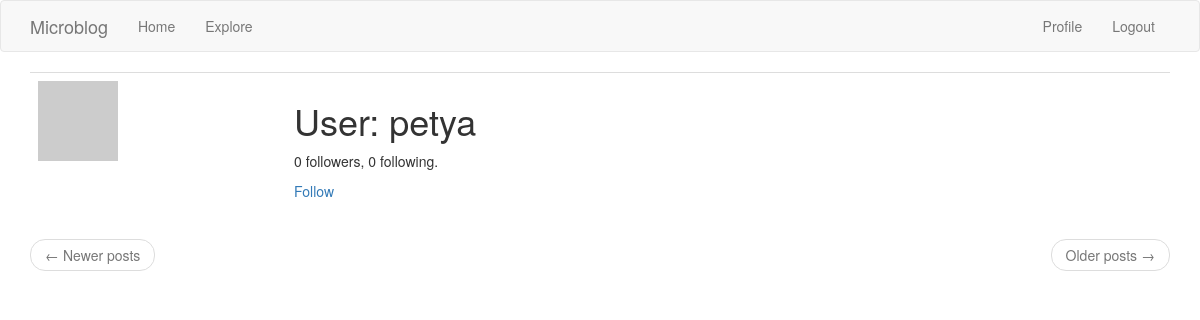
The page /user/petya (signed in) on the database as committed earlier.
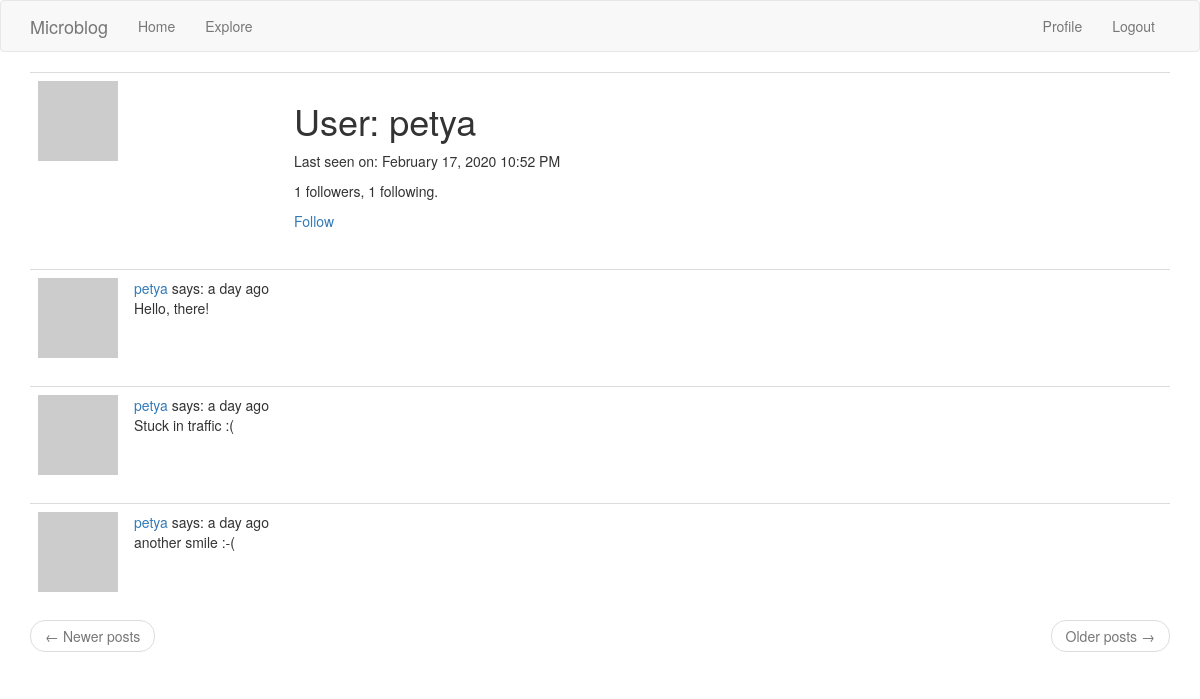
The same page on the database as committed later.
### app/models.py (models this page shows, shortened)
class User(UserMixin, db.Model):
    id = db.Column(db.Integer, primary_key=True)
    username = db.Column(db.String(64), index=True, unique=True)
    email = db.Column(db.String(120), index=True, unique=True)
    password_hash = db.Column(db.String(128))
    posts = db.relationship('Post', backref='author', lazy='dynamic')
    about_me = db.Column(db.String(140))
    last_seen = db.Column(db.DateTime, default=datetime.utcnow)
    followed = db.relationship(
        'User', secondary='followers',
        primaryjoin=(followers.c.follower_id == id),
        secondaryjoin=(followers.c.followed_id == id),
        backref=db.backref('followers', lazy='dynamic'), lazy='dynamic')
    def avatar(self, size):
        digest = md5(self.email.lower().encode('utf-8')).hexdigest()
        return f'https://www.gravatar.com/avatar/{digest}?d=identicon&s={size}'
    def is_following(self, user):
        return self.followed.filter(followers.c.followed_id == user.id).count() > 0

class Post(db.Model):
    id = db.Column(db.Integer, primary_key=True)
    body = db.Column(db.String(140))
    timestamp = db.Column(db.DateTime, index=True, default=datetime.utcnow)
    user_id = db.Column(db.Integer, db.ForeignKey('user.id'))

### app/routes.py (the view)
@app.route('/user/<username>')
@login_required
def user(username):
    page = request.args.get('page', 1, type=int)
    user = User.query.filter_by(username=username).first_or_404()
    posts = user.posts.paginate(
        page, app.config['POSTS_PER_PAGE'], False)
    next_url = url_for('user', username=user.username, page=posts.next_num) \
        if posts.has_next else None
    prev_url = url_for('user', username=user.username, page=posts.prev_num) \
        if posts.has_prev else None
    about_me = user.about_me
    return render_template(
        'user.html',
        user=user,
        posts=posts.items,
        next_url=next_url,
        prev_url=prev_url)

### app/models.py (called while the page is built)
@login.user_loader
def load_user(id):
    return User.query.get(int(id))

### app/routes.py (called while the page is built)
@app.before_request
def before_request():
    if current_user.is_authenticated:
        current_user.last_seen = datetime.utcnow()
        db.session.commit()

### app/templates/user.html (shortened to what this page needs)
{% extends "base.html" %}
{% block app_content %}
    <table class="table table-hover">
        <tr>
            <td width="256px"><img src="{{ user.avatar(256) }}"></td>
            <td>
                <h1>User: {{ user.username }}</h1>
                {% if user.last_seen %}<p>Last seen on: {{ moment(user.last_seen).format('LLL') }}</p>{% endif %}
                <p>{{ user.followers.count() }} followers, {{ user.followed.count() }} following.</p>
                {% if user == current_user %}
                <p><a href="{{ url_for('edit_profile') }}">Edit your profile</a></p>
                {% elif not current_user.is_following(user) %}
                <p><a href="{{ url_for('follow', username=user.username) }}">Follow</a></p>
                {% else %}
                <p><a href="{{ url_for('unfollow', username=user.username) }}">Unfollow</a></p>
                {% endif %}
            </td>
        </tr>
    </table>
    {% for post in posts %}
        {% include '_post.html' %}
    {% endfor %}
    <nav aria-label="...">
        <ul class="pager">
            <li class="previous{% if not prev_url %} disabled{% endif %}">
                <a href="{{ prev_url or '#' }}">
                    <span aria-hidden="true">&larr;</span> Newer posts
                </a>
            </li>
            <li class="next{% if not next_url %} disabled{% endif %}">
                <a href="{{ next_url or '#' }}">
                    Older posts <span aria-hidden="true">&rarr;</span>
                </a>
            </li>
        </ul>
    </nav>
{% endblock %}

### app/templates/base.html (shortened to what this page needs)
{% extends 'bootstrap/base.html' %}
{% block navbar %}
    <nav class="navbar navbar-default">
        <div class="container">
            <div class="navbar-header">
                <a class="navbar-brand" href="{{ url_for('index') }}">Microblog</a>
            </div>
            <div class="collapse navbar-collapse" id="bs-example-navbar-collapse-1">
                <ul class="nav navbar-nav">
                    <li><a href="{{ url_for('index') }}">Home</a></li>
                    <li><a href="{{ url_for('explore') }}">Explore</a></li>
                </ul>
                <ul class="nav navbar-nav navbar-right">
                    {% if current_user.is_anonymous %}
                    <li><a href="{{ url_for('login') }}">Login</a></li>
                    {% else %}
                    <li><a href="{{ url_for('user', username=current_user.username) }}">Profile</a></li>
                    <li><a href="{{ url_for('logout') }}">Logout</a></li>
                    {% endif %}
                </ul>
            </div>
        </div>
    </nav>
{% endblock %}
{% block content %}
    <div class="container">
        {% block app_content %}{% endblock %}
    </div>
{% endblock %}

### app/templates/_post.html
    <table class="table table-hover">
        <tr>
            <td width="70px">
                <a href="{{ url_for('user', username=post.author.username) }}">
                    <img src="{{ post.author.avatar(70) }}" />
                </a>
            </td>
            <td>
                <a href="{{ url_for('user', username=post.author.username) }}">
                    {{ post.author.username }}
                </a>
                says: {{ moment(post.timestamp).fromNow() }}
                <br>
                {{ post.body }}
            </td>
        </tr>
    </table>

Rows that differ between the two databases and show on the page:
changed User "petya": last_seen (not shown) → "February 17, 2020 10:52 PM"
added Post: author.username "petya", timestamp "a day ago", body "Hello, there!"
added Post: author.username "petya", timestamp "a day ago", body "Stuck in traffic :("
added Post: author.username "petya", timestamp "a day ago", body "another smile :-("
Other text that changed with them:
{{ user.followers.count() }}: "0" → "1"
{{ user.followed.count() }}: "0" → "1"
text now shown: "Last seen on:"
